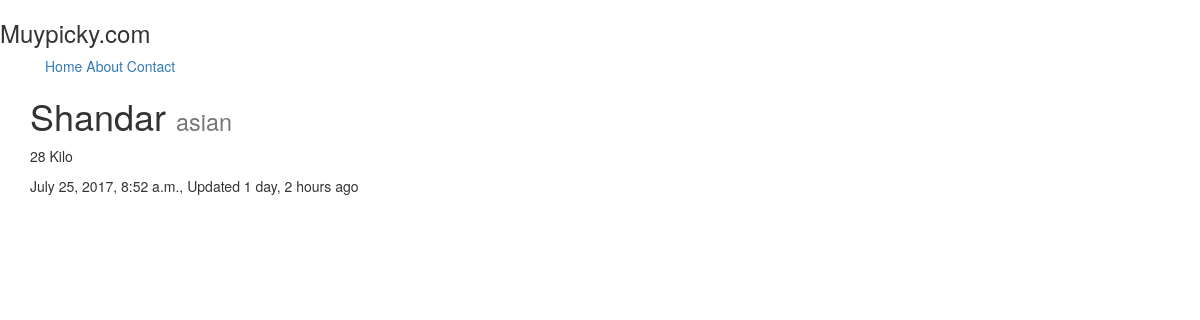
Screenshot of /resturants/shandar/ with the database file from the repository.
### resturants/models.py (models this page shows, shortened)
class Resturant(models.Model):
	name			= models.CharField(max_length=120)
	location 		= models.CharField(max_length=120, null=True, blank=True)
	category		= models.CharField(max_length=120, null=True, blank=True)
	timestamp		= models.DateTimeField(auto_now_add=True)
	updated 		= models.DateTimeField(auto_now=True)
	my_date_field 	= models.DateTimeField(auto_now=True, auto_now_add=False)
	slug 			= models.SlugField(null=True, blank=True)

### resturants/views.py (the view)
# urls.py: url(r'^resturants/(?P<slug>[\w-]+)/$', ResturantDetailView.as_view()),
class ResturantDetailView(DetailView):
	queryset = Resturant.objects.all()

### resturants/templates/resturants/Resturant_detail.html (shortened to what this page needs)
{% extends "base.html" %}
{% block content %}
		<h1>{{ object.name }} <small>{{ object.category }}</small></h1>
		<p>{{ object.location }} </p>
		<p>{{ object.timestamp }}, Updated {{ object.updated|timesince}} ago</p>
{% endblock %}

### rows the page displays
Resturant: name "Shandar", category "asian", location "28 Kilo", timestamp "July 25, 2017, 8:52 a.m.", updated "1 day, 2 hours"
